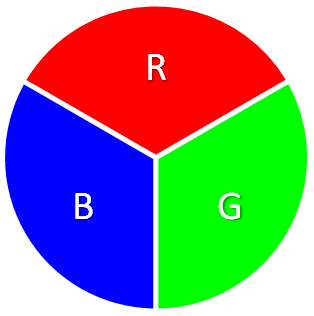
#> input picture moj rv v 2/rgb.png, 314 x 316 px
$ python 2_channels.py
#> lines starting #> are read from the running program, lines starting #| are printed output that depends on the picture
#!/usr/bin/env python3
# -*- coding: utf-8 -*-
"""
Created on Mon Mar 25 11:17:48 2024

@author: zorin
"""

import cv2
import numpy as np

img = cv2.imread("rgb.png")
#> img is the input picture: shape (316, 314, 3); mean B, G, R 137.2, 137.5, 137.5
b,g,r = cv2.split(img)
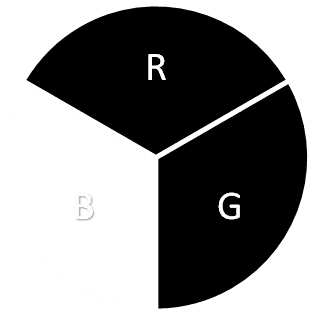
#> b: shape (316, 314); min 0, max 255, mean 137.2
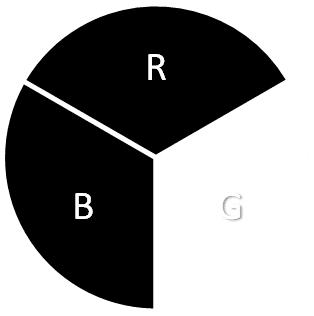
#> g: shape (316, 314); min 0, max 255, mean 137.5
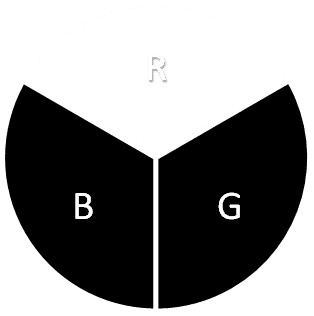
#> r: shape (316, 314); min 0, max 255, mean 137.5
cv2.imshow("Red", r)
cv2.imshow("Green", g)
cv2.imshow("Blue", b)
cv2.waitKey(0)

zeros = np.zeros(img.shape[:2], dtype="uint8")
cv2.imshow("Red", cv2.merge([zeros, zeros, r]))
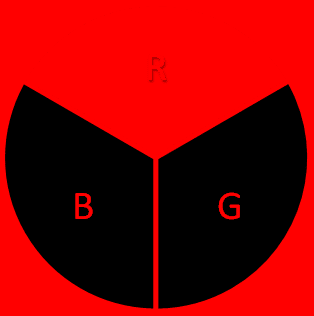
#> window 'Red': shape (316, 314, 3); mean B, G, R 0, 0, 137.5
cv2.imshow("Red", cv2.merge([zeros, g, zeros]))
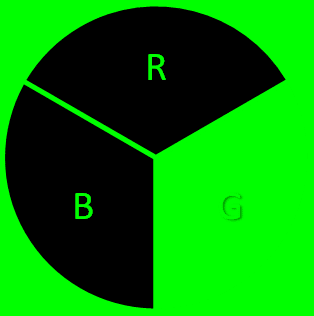
#> window 'Red': shape (316, 314, 3); mean B, G, R 0, 137.5, 0
cv2.imshow("Red", cv2.merge([b, zeros, zeros]))
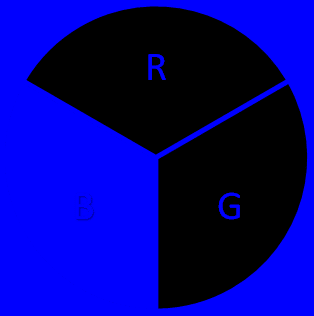
#> window 'Red': shape (316, 314, 3); mean B, G, R 137.2, 0, 0

cv2.waitKey(0)

cv2.destroyAllWindows()
